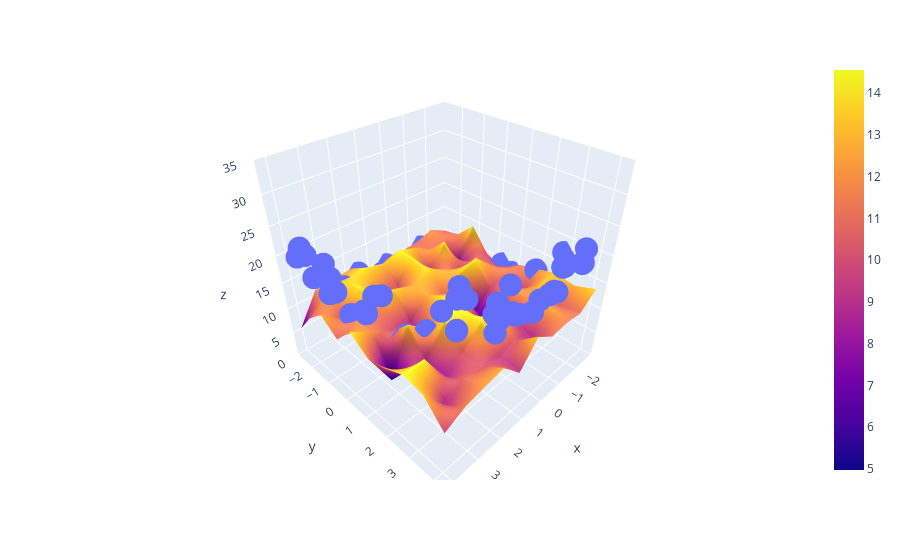

The notebook cell saved with this chart:
### Markdown cell above
## Best Fit Hyperplane
In Polynomial Regression, the model aims to fit a curve (not just a straight line) to the data points. As you increase the degree of the polynomial, the model becomes more flexible and can capture intricate patterns in the data. However, this flexibility comes with a risk: the model may start to fit not just the underlying pattern but also the noise in the data. This phenomenon is known as overfitting.

### Code cell
X_test_multi = poly.transform(final)
z_final = lr.predict(X_multi_trans).reshape(10,10)

fig = px.scatter_3d(x=x.ravel(), y=y.ravel(), z=z.ravel())
fig.add_trace(go.Surface(x = x_input, y = y_input, z = z_final))
fig.update_layout(scene = dict(zaxis = dict(range=[0,35])))

fig.show()
